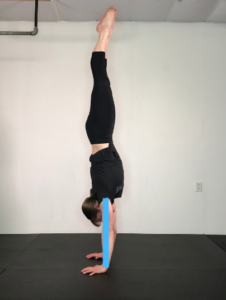
#> input picture media/good_img/tst_img18.png, 226 x 300 px; its folder holds 6 pictures in this run
$ jupyter execute --allow-errors jupyter_testing.ipynb   (shell and % lines are left out)   (older library calls are emulated)
#> lines starting #> are read from the running program, lines starting #| are printed output that depends on the picture; after the words box and inside, x2 and y2 are one past the last pixel; in counts of white or black regions, pixels touching at a corner belong together
#> in resized_and_filtered, src is the input picture: shape (300, 226, 3); mean B, G, R 153.3, 159.6, 163
### filters.py
import cv2
import os
from PIL import ImageFilter, Image
import numpy as np
from varname import nameof


# [7 lines left out: function resize_img, not called in this run]

class Filtering:
    def __init__(self, img, ftype, path, alpha, beta, sharp_profile, smooth):
        self.img = img
        self.ftype = ftype
        self.kernels = [np.array([[0, -1, 0],[-1, 5, -1],[0, -1, 0]]),
                        np.array([[-2, -1, 0],[-1, 1, 1],[0, 1, 2]]),
                        np.ones((5, 5), np.float32) / 25,
                        np.array([[-1,-1,-1], [-1,9,-1], [-1,-1,-1]])]
        self.path = path
        self.smooth = smooth
        self.a = alpha
        self.b = beta
        self.sharp_ind = sharp_profile

    # [45 lines left out: functions extract_lines, brightness_contrast_adj, unsharp_mask, not called in this run]

    def wb(self):
        result = cv2.cvtColor(self.img, cv2.COLOR_BGR2LAB)
#> result: shape (300, 226, 3); mean of channels 0, 1, 2 164.6, 128.2, 131.8
        avg_a = np.average(result[:, :, 1])
#> avg_a = 128.2
        avg_b = np.average(result[:, :, 2])
#> avg_b = 131.8
        for x in range(result.shape[0]):
            for y in range(result.shape[1]):
                l, a, b = result[x, y, :]
                # fix for CV correction
                l *= 100 / 255.0
                result[x, y, 1] = a - ((avg_a - 128) * (l / 100.0) * 1.1)
                result[x, y, 2] = b - ((avg_b - 128) * (l / 100.0) * 1.1)
#> result: shape (300, 226, 3); mean of channels 0, 1, 2 164.6, 127.2, 128.6
        result = cv2.cvtColor(result, cv2.COLOR_LAB2BGR)
        return result

    # [7 lines left out: function clache, not called in this run]

    def gray(self):
        return cv2.cvtColor(self.img, cv2.COLOR_BGR2GRAY)

    def bgr2rgb(self):
        return cv2.cvtColor(self.img, cv2.COLOR_BGR2RGB)

    def rgb(self):
        return cv2.cvtColor(self.img, cv2.COLOR_BGR2RGB)

    def medianb(self):
        return cv2.medianBlur(self.img, self.smooth)

    def sharpen(self):
        return cv2.filter2D(self.img, -1, self.kernels[self.sharp_ind])

    def emboss(self):
#         image = cv2.cvtColor(self.img, cv2.COLOR_BGR2RGB)
        return cv2.filter2D(self.img, -1, self.kernels[1])

    def avg(self):
#         image = cv2.cvtColor(self.img, cv2.COLOR_BGR2RGB)
        return cv2.filter2D(self.img, -1, self.kernels[2])

    def bilateral(self):
#         image = cv2.cvtColor(self.img, cv2.COLOR_BGR2RGB)
        return cv2.bilateralFilter(self.img, 9, 75, 75)

    # [9 lines left out: functions trunc, threstozero, not called in this run]

    def hcv(self):
        return cv2.cvtColor(self.img, cv2.COLOR_BGR2HSV)

    def gblur(self):
#         image = cv2.cvtColor(self.img, cv2.COLOR_BGR2RGB)
        return cv2.GaussianBlur(self.img, (5, 5), 0)

    def hsv2bgr(self):
        return cv2.cvtColor(self.img, cv2.COLOR_HSV2BGR)

    def saturation(self):
        hsvImg = cv2.cvtColor(self.img, cv2.COLOR_BGR2HSV)
        hsvImg[...,1] = hsvImg[...,1]*self.a
        hsvImg[...,2] = hsvImg[...,2]*self.b
        return cv2.cvtColor(hsvImg,cv2.COLOR_HSV2BGR)

    def gray2rgb(self):
        return cv2.cvtColor(self.img, cv2.COLOR_GRAY2RGB)


    def apply_filter(self):
        if self.ftype == 'CLAHE':
            res = self.clache()

        elif self.ftype == 'GRAY':
            res = self.gray()

        elif self.ftype == 'BGR2RGB':
            res = self.bgr2rgb()

        elif self.ftype == 'MEDIANBLUR':
            res = self.medianb()

        elif self.ftype == 'HSV':
            res = self.hcv()

        elif self.ftype == 'SHARPEN':
            res = self.sharpen()

        elif self.ftype == 'EMBOSS':
            res = self.emboss()

        elif self.ftype == 'VLINE':
            res = self.extract_lines(write=False, vline=True)[0]

        elif self.ftype == 'AVERAGE':
            res = self.avg()

        elif self.ftype == 'GAUSSIAN_BLUR':
            res = self.gblur()

        elif self.ftype == 'BILATERAL':
            res = self.bilateral()

        elif self.ftype == 'TRUNC':
            res = self.trunc()

        elif self.ftype == 'BC':
            res = self.brightness_contrast_adj()

        elif self.ftype == 'WB':
            res = self.wb()

        elif self.ftype == 'THRESH_TOZERO':
            res = self.threstozero()

        elif self.ftype == 'HSV2BGR':
            res = self.hsv2bgr()

        elif self.ftype == 'SATURATION':
            res = self.saturation()

        elif self.ftype == 'UNSHARP_MASK':
            res = self.unsharp_mask()

        elif self.ftype == 'GRAY2RGB':
            res = self.gray2rgb()

        else:
            res = self.img

        return res

def resized_and_filtered(dirs, filtres, max_image_height, alpha, beta, sharp_profile, smooth=3):
    """
    - dirs is a list of directories in the followinf order:
        mmpose_dir, img_root, img, filtered_root
    - fltrs - list of filters
    - max_image_height - desirable image height
    - smooth - MEDIANBLUR smoothing factor
    - alpha, beta - brightness and contrast adjustable parameters
    """

    src = cv2.imread(os.path.join(dirs[0], dirs[1], dirs[2]), cv2.IMREAD_UNCHANGED)

    ### Resize
    if max_image_height:
        output, scale_pct = resize_img(src, max_image_height)
    else:
        scale_pct = 'no'
        output = src
    ###

    if filtres:
        output = Filtering(output, filtres[0], dirs, alpha, beta, sharp_profile, smooth).apply_filter()
        for i in range(1, len(filtres)):
            output = Filtering(output, filtres[i], dirs, alpha, beta, sharp_profile, smooth).apply_filter()

    out_name = '{}_{}_{}.png'.format(dirs[2].split('.')[0], scale_pct, "_".join(filtres))

    if not cv2.imwrite(os.path.join(dirs[0], dirs[3], '{}'.format(out_name)), output):
        raise Exception("Could not write image")
#     else:
#         cv2.imwrite(os.path.join(dirs[0], dirs[3], '{}'.format(out_name)), final)
    return out_name

### jupyter_testing.ipynb
[cell 1]

import subprocess
import re
import os
import time
from keypoint_classes import AngleCheck
from filters import *
from PIL import Image
import cv2

# BASE_DIR = os.path.dirname(os.path.realpath(__file__))
BASE_DIR = os.getcwd() # Может так?
img_root = os.path.join(BASE_DIR, 'media/good_img')
# img_root = os.path.join(BASE_DIR, 'media/img_from_video/user1')

# Dima dont touch! ONLY COMMENT!!!!!  :))
# mmpose_dir = '/home/kirill/PycharmProjects/MMproject/mmpose'
# my_dir = '/home/kirill/PycharmProjects/HandstandProject/'

mmpose_dir = '/home/dmitriy/mmcv/mmpose'
my_dir = '/home/dmitriy/MMProject-HandStand_and_other-'

# f_root = os.path.join(BASE_DIR, 'media/filtered')
# img_out = os.path.join(BASE_DIR, 'media/out_img')

f_root = os.path.join(my_dir, 'media/filtered')
img_out = os.path.join(my_dir, 'media/out_img')

img = 'tst_img18.png'
array_of_results = []

start_time = time.time()

def get_img_result(mmpose_root, img_name, img_root_dir, f_root_dir, img_out_dir, plot_all=True, plot_res=True):
    assert (plot_all+plot_res) <= 1, 'plot_all and plot_res cannot be set to True simultaneously'

    rez = {}
    # filter list
    fltrs = {0:'GRAY', 1:'WB', 2:'BC', 3:'HSV', 4:'SHARPEN', 5:'MEDIANBLUR',
             6:'AVERAGE', 7:'GAUSSIAN_BLUR', 8:'TRUNC', 9:'CLAHE', 10:'BILATERAL',
             11:'THRESH_TOZERO', 12:'VLINE', 13:'EMBOSS', 14:'BGR2RGB', 15: 'HSV2BGR',
             16: 'SATURATION', 17: 'UNSHARP_MASK', 18: 'GRAY2RGB'}

    """
    NOTE: WB is not applicable for GRAY/BGR2RGB scale image! Please, keep appropriate order of filters.
          Basically, white balance should be the first filter to apply in the correction pipeline.

          Do not apply BC and SATURATION togther because they use the same alpha and beta parameters which can
          result in inappropriate output image.
    """

    apply_following = [fltrs[1], fltrs[16], fltrs[14]] # Works good for bad-quality and monotonic images such as 18
    apply_following = [fltrs[1], fltrs[16], fltrs[14], fltrs[17]] # Works perfectly for nearly all images
    apply_following = [fltrs[1], fltrs[16], fltrs[14], fltrs[17], fltrs[0]] # Works perfectly 1, 2, 4, 5, 6
    apply_following = [fltrs[1], fltrs[16]]
#     apply_following = [fltrs[1], fltrs[16], fltrs[0]]
#     apply_following = []

    resize = False  # Set False to prevent resizing
    smooth = 3  # an additional numerical parameter like the smooth factor in the MEDIANBLUR
    alpha = 1.1  # saturation control (1-remains unchanged)
    beta = 0.99  # brightness control (1-remains unchanged)
    sharp_profile = 0 # 0 or 3

    img_new = resized_and_filtered([mmpose_root, img_root_dir, img_name, f_root_dir], apply_following,
                                   resize, alpha, beta, sharp_profile, smooth)

    thresholds = {'strict': [0.150, 0.032, 0.018, 0.027, 0.026, 0.015],  # Median
                  'conservative': [0.2, 0.06, 0.034, 0.048, 0.064, 0.031],  # Median + Standard deviation
                  'week': [0.323, 0.088, 0.049, 0.069, 0.101, 0.047]}  # Median + 2xStandard deviation

    # Previous thresholds' values
    # ac_thr_wes = 0.150 ac_thr_wsh = 0.037 ac_thr_wsk = 0.019 ac_thr_shk = 0.026
    # ac_thr_hka = 0.027 ac_thr_wha = 0.018

    ac_thr_wes, ac_thr_wsh, ac_thr_wsk, ac_thr_shk, ac_thr_hka, ac_thr_wha = thresholds['week']

    # retrieve data from mmpose
    mmpose_out_dataset_str = subprocess.check_output(["./subscript", mmpose_dir, f_root_dir,
                                                      img_new, img_out_dir])

    string_mm = mmpose_out_dataset_str.decode()
    arr_of_strings = string_mm.replace("\n", "").replace(" ", "").split("}")
    re_rule_f = '\'keypoints\':array\(.*?\)'
    re_rule_s = '\[(.+?)\]'
    arr_of_keypoint_str = []
    data_data = []
    for x in arr_of_strings:
        arr_of_keypoint_str.append(re.findall(re_rule_f, x))
    if arr_of_keypoint_str:
        for y in arr_of_keypoint_str:
            if y:
                substring_arr = re.findall(re_rule_s, y[0])
                substring_arr[0] = substring_arr[0].replace('[', '')
                s_ar = [list(map(float, (x.split(',')))) for x in substring_arr]
                data_data.append(s_ar)
        for data in data_data:
            result = AngleCheck(data, False)
            result.calculate([ac_thr_wes, ac_thr_wsh, ac_thr_wsk,
                              ac_thr_shk, ac_thr_hka, ac_thr_wha])
            if result.flag:
                rez = result.dict_of_angles
                break
        if plot_all:
            img_in = Image.open(f'{img_root_dir}/{img_name}')
#             img_in_f = Image.open(f'{f_root_dir}/{img_new}')
            img_out = Image.open(f'{img_out_dir}/vis_{img_new}')
            img_in.show()
#             img_in_f.show()
            img_out.show()
        elif plot_res:
            img_out = Image.open(f'{img_out_dir}/vis_{img_new}')
            img_out.show()\

        return rez

    else:
        print(string_mm)
        return rez

#> (the rest of this cell did not finish here and is left out)

#> (a cell that did not finish here is left out)

#> (a cell that did not finish here is left out)

[cell 4]
image = cv2.imread('/home/dmitriy/MMProject-HandStand_and_other-/media/good_img/tst_img6.png', cv2.IMREAD_UNCHANGED)
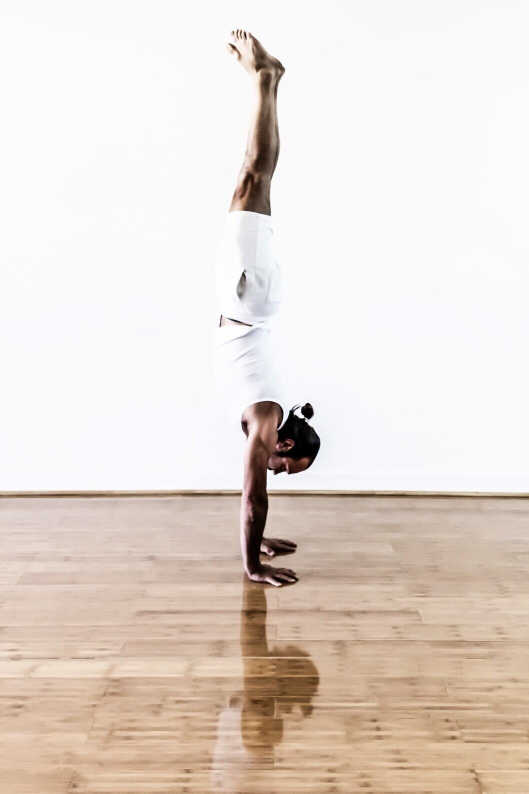
#> input picture media/good_img/tst_img6.png, 1058 x 1587 px, found by its file name (shown at 1/2 size)
#> image is the input picture: shape (1587, 1058, 3); mean B, G, R 210.1, 217.8, 228.4
hsvImg = cv2.cvtColor(image,cv2.COLOR_BGR2HSV)
#> hsvImg: shape (1587, 1058, 3); mean H, S, V 37.2, 27.4, 229.2
hsvImg[...,1] = hsvImg[...,1]*1
hsvImg[...,2] = hsvImg[...,2]*1

hsvImg=cv2.cvtColor(hsvImg,cv2.COLOR_HSV2BGR)

cv2.imshow('hsvImg', hsvImg)
cv2.waitKey(0)

cv2.destroyAllWindows()

[cell 5]
i = cv2.imread('/home/dmitriy/MMProject-HandStand_and_other-/media/good_img/tst_img6.png')
img = np.array(i, dtype=np.float)
img /= 255.0
cv2.imshow('img',img)
cv2.waitKey(0)

#pre-multiplication
a_channel = np.ones(img.shape, dtype=np.float)/2.0
image = img*a_channel
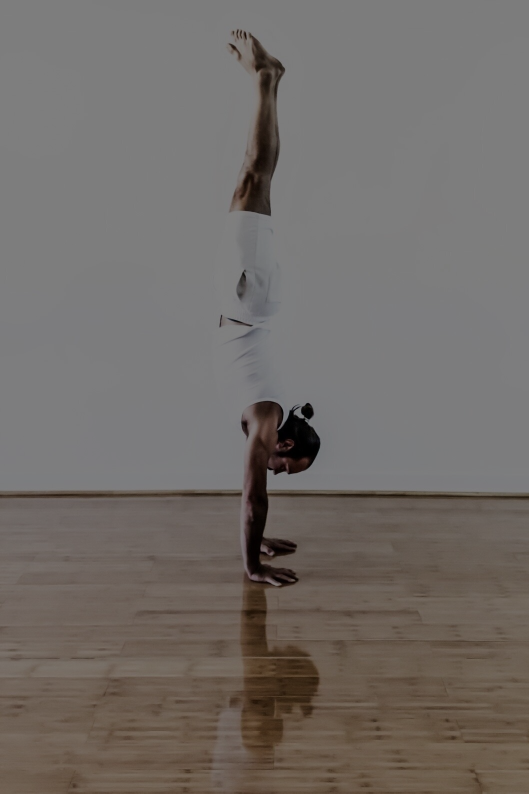
#> image: shape (1587, 1058, 3) float64 (shown at 1/2 size); mean B, G, R 0.412, 0.427, 0.448

cv2.imshow('img',image)
cv2.waitKey(0)
cv2.destroyAllWindows()

[cell 6]
img = cv2.imread("/home/dmitriy/MMProject-HandStand_and_other-/media/good_img/tst_img6.png", cv2.IMREAD_UNCHANGED)
img[np.where(np.all(img[..., :3] == 255, -1))] = 0
#> img: shape (1587, 1058, 3); 0.02% of pixels changed, all inside (x1, y1, x2, y2) = (63, 82, 576, 978)
cv2.imshow('img',img)
cv2.waitKey(0)
cv2.destroyAllWindows()
